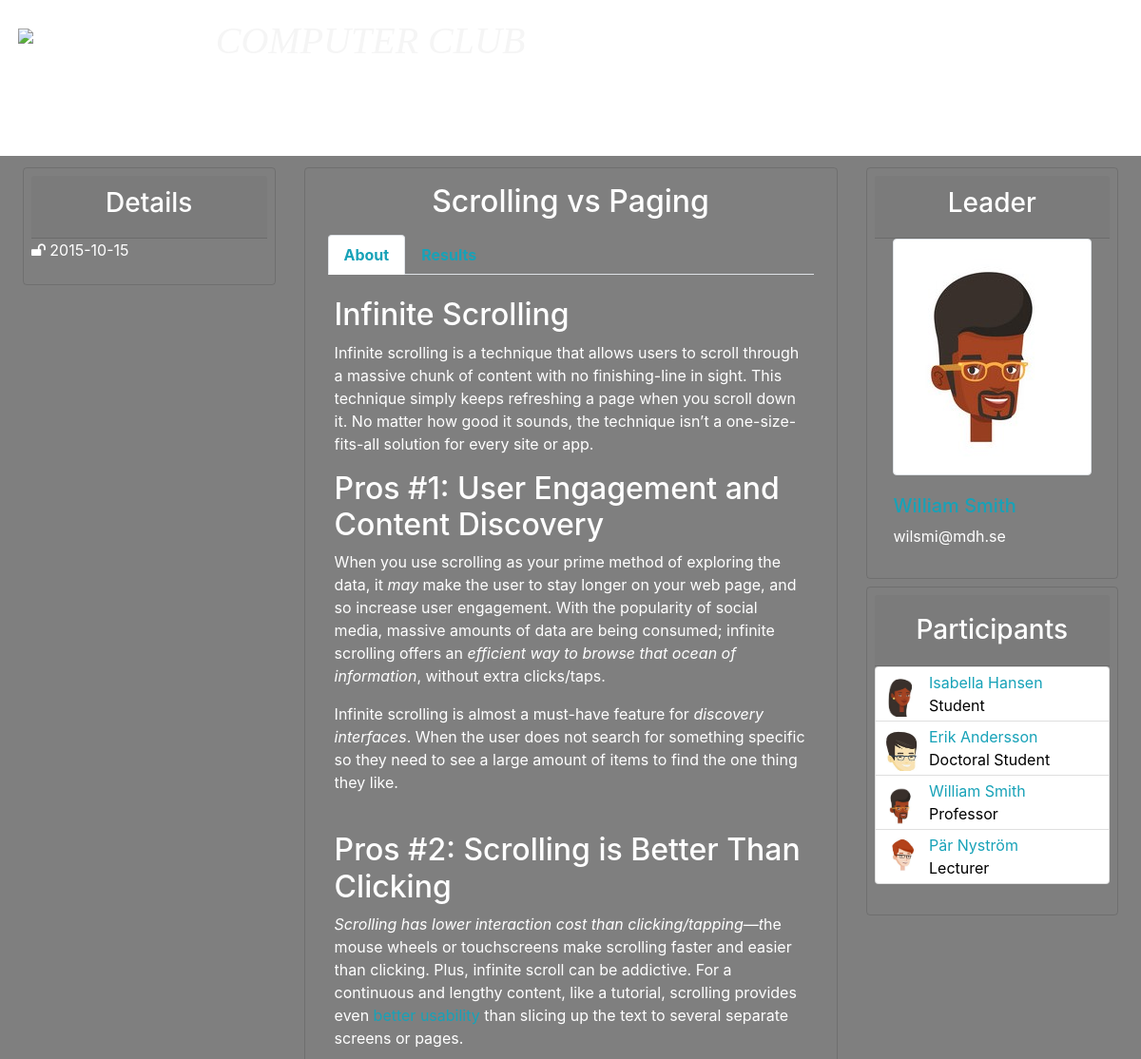
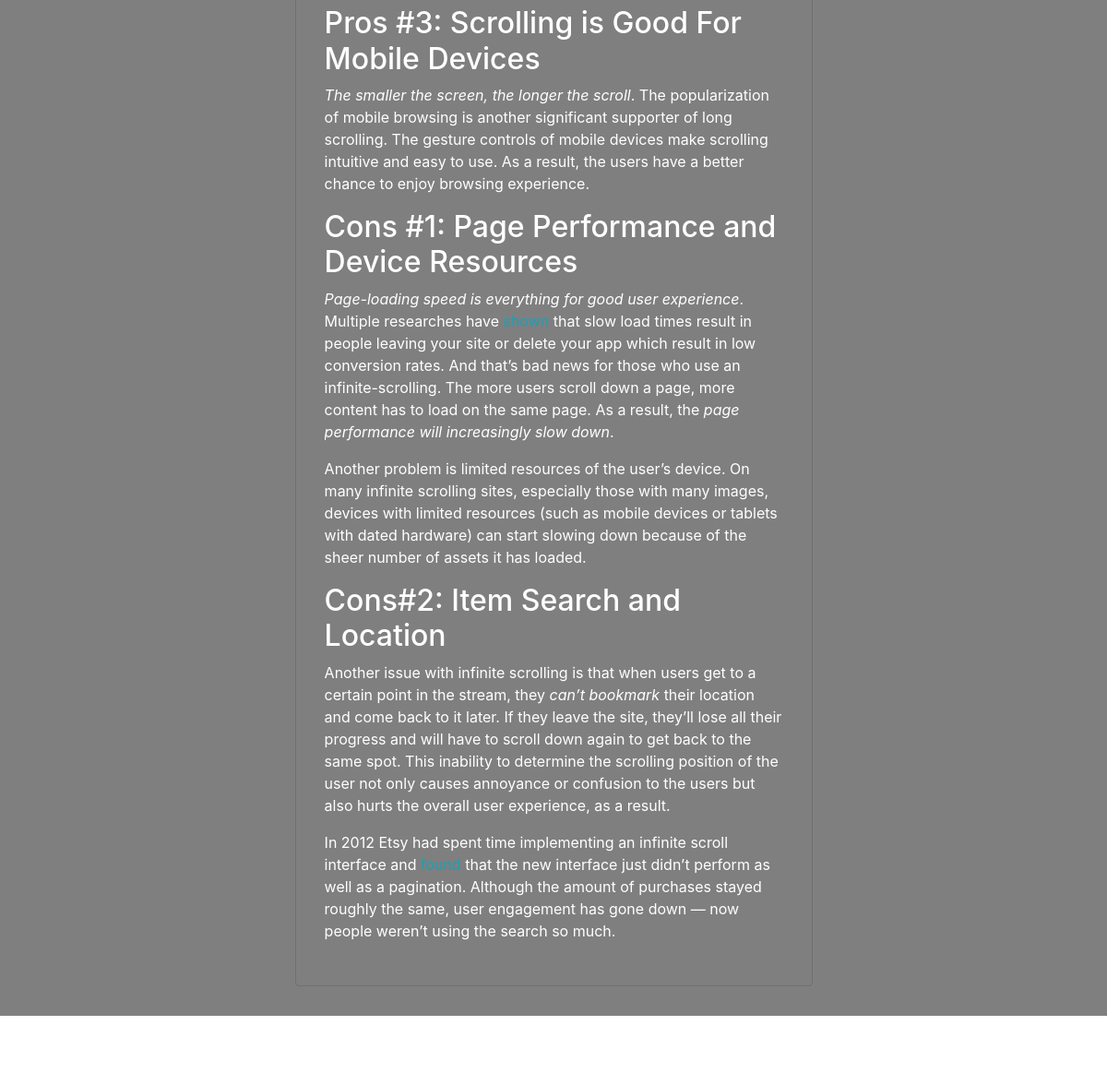
/project.php?id=102, run on the app's committed database (2 pictures, top to bottom).
### tables this page shows
CREATE TABLE `projects` (
  `id` int(11) NOT NULL,
  `status` enum('finish','active') NOT NULL DEFAULT 'active',
  `title` varchar(150) NOT NULL,
  `date_start` date NOT NULL DEFAULT current_timestamp(),
  `date_end` date DEFAULT NULL,
  `short_description` varchar(300) DEFAULT NULL,
  `full_description` varchar(4000) NOT NULL,
  `result` varchar(2000) DEFAULT NULL,
  `leader` int(11) NOT NULL
);

CREATE TABLE `members` (
  `id` int(11) NOT NULL,
  `person` int(11) NOT NULL,
  `user` int(11) NOT NULL,
  `phone` varchar(20) DEFAULT NULL,
  `email` varchar(254) NOT NULL,
  `title` int(11) NOT NULL,
  `avatar` varchar(255) DEFAULT NULL,
  `biography` varchar(2000) DEFAULT NULL
);

CREATE TABLE `people` (
  `id` int(11) NOT NULL,
  `first_name` varchar(50) NOT NULL,
  `last_name` varchar(50) NOT NULL
);

CREATE TABLE `titles` (
  `id` int(11) NOT NULL,
  `type` varchar(50) NOT NULL
);

### project.php (called while the page is built)
<?php
$childView = "views/_project.php";
include('layout.php');
?>

### views/_project.php (the view, shortened to what this page needs)
<?php
    $db = OpenCon();
    if (!($statement = $db->prepare(
        "CALL GetProjectByID (?)"))) {
        die("Prepare failed: (" . $db->errno . ")" . $db->error);
    }
    $statement->bind_param("i", $_GET["id"]);
    if(!$statement->execute()) {
        die("Execute failed: (" . $statement->errno . ") " . $statement->error);
    }
    $result = $statement->get_result();
    if ($result->num_rows > 0) {
	    $proj=$result->fetch_assoc();
    }
    else {
	    header('Location: projects.php');
	    die();
    }
    $db->next_result();
    if (!($statement = $db->prepare(
        "CALL GetProjectMembers (?)"))) {
        die("Prepare failed: (" . $db->errno . ")" . $db->error);
    }
    $statement->bind_param("i", $_GET["id"]);
    if(!$statement->execute()) {
        die("Execute failed: (" . $statement->errno . ") " . $statement->error);
    }
    $result = $statement->get_result();
    if($result->num_rows>0) {
        $results = $result->fetch_all(MYSQLI_ASSOC);
        $members = array();
        foreach ($results as $value) {
            $members[] = array(
                'member_id' => $value['id'],
                'member_fname'=>$value['first_name'],
                'member_lname'=>$value['last_name'],
                'member_title'=>$value['type'],
                'member_photo'=> $value['avatar']
            );
        }
    }
?>
    <div class="row">
        <div class="col-sm-12 col-lg-6 m-0 order-lg-2">
            <div class="card p-3 mb-2" id="card-description">
	            <h2 class=" d-flex justify-content-center"><?=$proj['title']?></h2>
	            <ul class="nav nav-tabs m-2" role="tablist">
	                <li class="nav-item">
		                <a class="nav-link text-info active" href="#about" role="tab" data-toggle="tab" id="about-tab" aria-controls="nav-about" aria-selected="true"><strong>About</strong></a>
	                </li>
                    <?php if($proj['result']!=NULL) { ?>
	                    <li class="nav-item">
		                    <a class="nav-link text-info " href="#results"  role="tab" data-toggle="tab" id="results-tab" aria-controls="nav-results" aria-selected="false"><strong>Results</strong></a>
	                    </li>
                    <?php } ?>
	            </ul>
	            <div class ="tab-content" style="padding: 4mm">
		            <div role = "tabpanel" class="tab-pane fade show active overflow-auto" aria-labelledby="about-tab" id="about">
			            <div><?=$proj['full_description']?></div>
		            </div>
	            </div>
            </div>
        </div>
        <div class="col-sm-12 col-lg-3 order-lg-3">
	        <div id="project-leader" class="card p-2 mb-2">
                <div class="card-header">
                    <h3 class="d-flex justify-content-center">Leader</h3>
                </div>
                <div id ="avatar" class="card-img-top">
                    <div class="d-flex justify-content-center">
                        <img class ="img-thumbnail" src="./uploads/<?=$proj['avatar']?>"/>
                    </div>
                </div>
                <div class="card-body">
                    <h5 class="mb-2">
                        <a class="text-info" href="memberinfo.php?id=<?=$proj['leader']?>"> <?=$proj['first_name']?> <?=$proj['last_name']?></a>
                    </h5>
                    <p class="mb-1"><span class="leader_email"><?=$proj['email']?></span></p>
                </div>
            </div>
            <?php if (isset ($members)) { ?>
            <div id="members" class="card p-2 mb-2">
                <div class="card-header">
                    <h3 class="mt-2 d-flex justify-content-center">Participants</h3>
                </div>
                    <div class="overflow-scroll vh-25 mb-4 ">
                        <ul class="list-group list-unstyled">
                            <?php foreach($members as $member) { ?>
                                <li class="list-group-item b-1 p-1 style="height:3rem;">
                                    <div class="d-inline-block overflow-hidden align-middle" style="height:3rem; width:3rem" >
                                        <img class="img-thumbnail fit-cover border-0" src="./uploads/<?=$member['member_photo']?>"/>
                                    </div>
                                    <div class="media-body d-inline-block align-middle"">
                                        <a class="stretched-link text-info" href="memberinfo.php?id=<?=$member['member_id']?>" >
                                            <?=$member['member_fname']?> <?=$member['member_lname']?>
                                        </a>
                                        <p class="m-0" style="color:black"><?=$member['member_title']?></p>
                                    </div>
                                </li>
                            <?php } ?>
                        </ul>
                    </div>
                </div>
            <?php } ?>
        </div>
	    <div class="col-sm-12 col-lg-3 order-lg-1">
		    <div class="card p-2 mb-2" id="details">
                <div class="card-header">
                    <h3 class="d-flex justify-content-center">Details</h3>
                </div>
                <p>
                    <span><i class="fa fa-unlock"></i></span>
                    <span><?=$proj['date_start']?>
                </p>
            </div>
	    </div>
    </div>

### layout.php (shortened to what this page needs)
<!DOCTYPE html>
<html>
	<head>
		<link rel="stylesheet" href="https://cdnjs.cloudflare.com/ajax/libs/font-awesome/4.7.0/css/font-awesome.min.css">
		<link rel="stylesheet" href="https://cdn.jsdelivr.net/npm/bootstrap-select@1.13.14/dist/css/bootstrap-select.min.css">
  		<link rel="stylesheet" href="https://maxcdn.bootstrapcdn.com/bootstrap/4.5.2/css/bootstrap.min.css">
		<link rel="stylesheet" href="./css/_allmemberStyle.css">
		<link rel="stylesheet" href="css/Style.css">
	</head>
	<body onresize="showOnResize()" onload="showActiveTab('<?php echo $childView; ?>')">
		<header>
			<img src="https://www.mdh.se/images/18.39fca04516faedec8b2189da/1579852027563/mdh_logo_and_text_white_swe.svg">
			<h1><i>COMPUTER CLUB</i></h1>
		</header>
		<nav id="main_nav">
			<ul id="nav_list">
				<li id="views/_home.php"> <a href="./Index.php"> <div class="list_link"> Home </div> </a> </li>
				<li id="views/_allmembers.php"> <a href="./allMembers.php"> <div class="list_link"> Members </div> </a> </li>
				<li id="views/_projects.php"> <a href="./projects.php"> <div class="list_link"> Projects </div> </a> </li>
				<?php if(isset($_SESSION['usr'])){
						echo "<li> <a href='./php/logout.php'> <div class='list_link'> <i> Log out </i> </div> </a> </li>";
					} else {
						echo "<li id='views/_register.php'> <a href='./register.php'> <div class='list_link'> Register </div> </a> </li><button id='login_btn'> <i> Log in </i> </button>";
					}
				?>
			</ul>
		</nav>
		<section id="active_art">
			<article>
				<?php include($childView); ?>
			</article>
		</section>
		<footer>
			<ul>
				<li>© 2020 Mälardalens högskola</li>
				<li>Box 883</li>
				<li>721 23 Västerås</li>
				<li>info@mdh.se</li>
				<li>021-10 13 00</li>
			</ul>
		</footer>
	</body>
	<link rel="stylesheet" href="css/Style.css">
</html>

### css/Style.css (style rules this page uses)
header { padding: 5mm; }
header > img { float: left; width: 50mm; margin-top: 3mm; }
header > h1 { display: inline-block; color: rgb(245, 245, 245); font-family: fantasy; margin: 0 5mm 0 5mm; }
body { background-image: url("images/background.png"); background-repeat: no-repeat; background-size: cover; color: rgb(255, 255, 255); }
#main_nav { display: block; }
#nav_list > li { display: inline-block; }
#nav_list > li > a { color: white; font-size: 4.5mm; font-weight: bold; text-decoration: none; }
.list_link { width: 34mm; height: 14.8mm; text-align: center; padding: 4mm; }
#login_btn { display: inline-block; color: white; background-color: transparent; outline: none; border:none; font-size: 4.5mm; font-weight: bold; padding: 4mm 12mm 4mm 12mm; margin-left: 1mm; }
section { background-color: rgba(0, 0, 0, 0.5); }
article { width: 98%; min-height: 200mm; margin: 1%; padding: 1%; }
section:after { content: ""; display: table; clear: both; }
footer { min-height: 20mm; color: white; }
footer > ul { display: inline-block; margin: 5mm 5% 0 5%; }
footer > ul > li { display: inline-block; margin: 2mm; }
#card-description { background-color: transparent; color: white; }
#about div a { color: #17a2b8; }
#project-leader { background-color: transparent; color: white; }
#members, #details, #publications { background-color: transparent; color: white; }

### data on the page
projects: title "Scrolling vs Paging", full_description "Infinite Scrolling Infinite scrolling is a technique that allows users to scroll through a massive chunk of content with no finishing-line in sight. This technique simply keeps refreshing a page when you scroll down it. No matter how good it sounds, the technique isn’t a one-size-fits-all solution for every site or app. Pros #1: User Engagement and Content Discovery When you use scrolling as your prime method of exploring the data, it may make the user to stay longer on your web page, and so increase user engagement. With the popularity of social media, massive amounts of data are being consumed; infinite scrolling offers an efficient way to browse that ocean of information , without extra…", leader.avatar (picture), leader.email "wilsmi@mdh.se", date_start "2015-10-15"
members: avatar (picture), person.first_name "Isabella", person.last_name "Hansen", title.type "Student"
members: avatar (picture), person.first_name "Erik", person.last_name "Andersson", title.type "Doctoral Student"
members: avatar (picture), person.first_name "Pär", person.last_name "Nyström", title.type "Lecturer"

### other printed values
$member['member_fname'] "William"
$member['member_lname'] "Smith"
$member['member_title'] "Professor"
